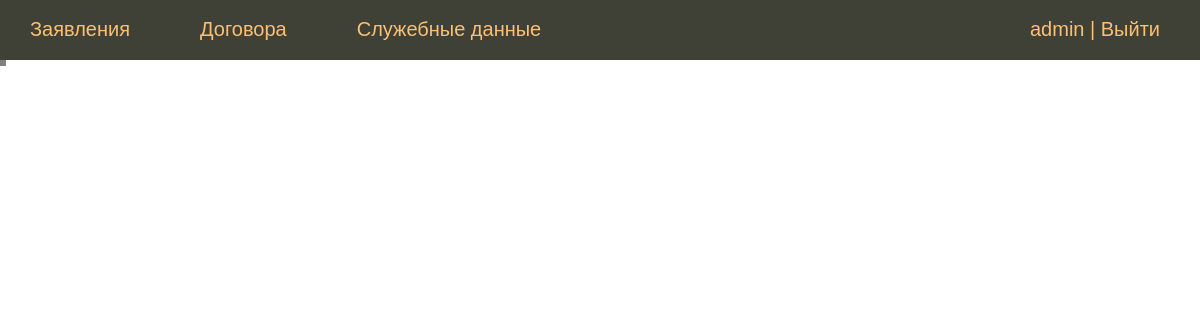
Before: /contracts/ (signed in) with the older database file.
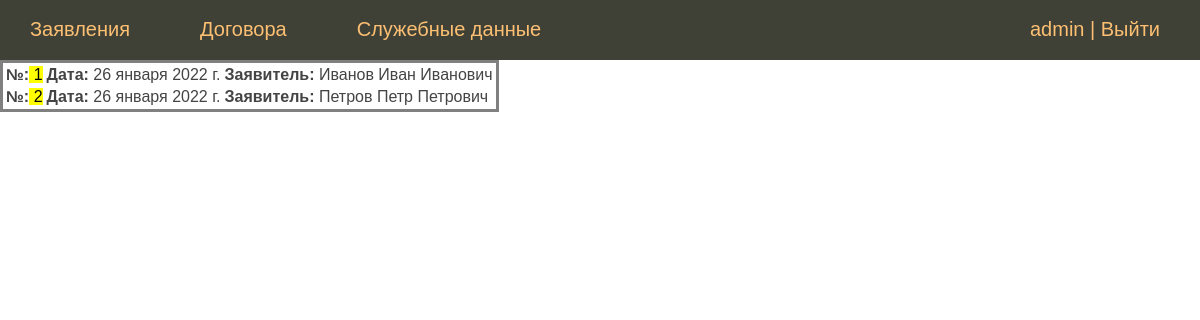
After: the same page with the newer database file.
### sobnushdi/models.py (models this page shows, shortened)
class Contract(models.Model):
    statement = models.ForeignKey(Statement, on_delete=models.CASCADE, verbose_name='Заявление')
    number_decree = models.CharField(max_length=7, verbose_name='номер распоряжения')
    date_decree = models.DateField(blank=True, null=True, verbose_name='дата распоряжения')
    number = models.CharField(max_length=7, blank=True, null=True, verbose_name='номер договора')
    date = models.DateField(blank=True, null=True, verbose_name='Дата договора')
    class Meta:
        verbose_name = 'Договор'
        verbose_name_plural = 'Договоры'

class Statement(models.Model):
    number_statement = models.PositiveSmallIntegerField(verbose_name='Номер заявления')
    date = models.DateField(blank=True, null=True, verbose_name='Дата заявления')
    address = models.ForeignKey(HeatedPremise, on_delete=models.SET_NULL,
                                null=True, verbose_name='Адрес отапливаемого помещения')
    person = models.ForeignKey(Person, on_delete=models.CASCADE, blank=True, null=True, verbose_name='Заявитель')
    class Meta:
        verbose_name = 'Заявление'
        verbose_name_plural = 'Заявления'

### person/models.py (models this page shows)
class Person(models.Model):
    second_name = models.CharField(max_length=50, verbose_name='Фамилия')
    first_name = models.CharField(max_length=50, verbose_name='Имя')
    patronymic = models.CharField(max_length=50, blank=True, null=True, verbose_name='Отчество')
    date_of_bird = models.DateField(blank=True, null=True, verbose_name='Дата рождения')
    phone_number = models.IntegerField(max_length=11, blank=True, null=True, verbose_name='Телефон')
    residence_address = models.OneToOneField(ResidenceAddress, on_delete=models.CASCADE,
                                             blank=True, null=True, verbose_name='Адрес проживания')
    passport = models.OneToOneField(Passport, on_delete=models.CASCADE,
                                    blank=True, null=True, verbose_name='паспортные данные')
    def __str__(self):
        a = str(self.second_name)+' '+str(self.first_name)+' '+str(self.patronymic)
        return a
    class Meta:
        verbose_name = 'ФИО'
        verbose_name_plural = 'ФИО'

### sobnushdi/views.py (the view)
# urls.py: path('contracts/', ContractsView.as_view(), name='contracts'),
class ContractsView(ListView):
    model = Contract
    template_name = 'sobnushdi/contract_list.html'
    context_object_name = 'contracts'
    fields = ['statement', 'number_decree', 'date_decree', 'number', 'date']
    paginate_by = 20
    def get_context_data(self, *, object_list=None, **kwargs):
        context = super().get_context_data(**kwargs)
        context['title'] = 'Договора'
        return context

### sobnushdi/templates/sobnushdi/contract_list.html
{% extends 'sobnushdi/base.html' %}
{% block content %}
{% if request.user.is_authenticated %}
<table>
{% for contract in contracts %}
    <tr>
        <td><b>№:</b><mark> {{ contract.number }}</mark></td>
        <td><b>Дата:</b> {{ contract.date }}</td>
        <td><b>Заявитель:</b> {{ contract.statement.person }}</td>
    </tr>
    {% endfor %}
</table>
{% else %}
<p>Авторизуйтесь</p>
 {% endif %}
{% endblock %}

### sobnushdi/templates/sobnushdi/base.html (shortened to what this page needs)
{% load static %}
<!DOCTYPE html>
    <html>
    <head>
        <link type="text/css" href="{% static 'les/css/styles.css' %}" rel="stylesheet" />
    </head>
    <body>
     {% block mainmenu %}
     <div class="header">
         <ul id="mainmenu" class="mainmenu">
             {% if request.user.is_authenticated %}
                <li><a href="{% url 'statements_list' %}">Заявления</a></li>
                <li><a href="{% url 'contracts' %}">Договора</a></li>
                <li><a href="#">Служебные данные</a></li>
                <li class="last">{{ user.username }} | <a href="{% url 'logout' %}">Выйти</a></li>
             {% else %}
                <div>
                    <li class="last">
                        <a href="{% url 'register' %}">Регистрация</a> | <a href="{% url 'login' %}">Войти</a>
                    </li>
                </div>
             {% endif %}
         </ul>
     </div>
     {% endblock %}
        {% block content  %}
        {% endblock %}
    </body>
    </html>

### person/static/les/css/styles.css (style rules this page uses)
html, body { font-family: 'Arial'; margin: 0; padding: 0; height: 100%; width: 100%; color: #444; }
a { color: #0059b2; text-decoration: none; }
.header { background: #3F4137; height: 60px; }
ul.mainmenu { list-style: none; margin: 0; padding: 0; height: 60px; color: #fdc073; font-size: 20px; overflow: hidden; }
ul.mainmenu li { float: left; margin: 18px 40px 0 30px; }
ul.mainmenu li.last { float: right; }
ul.mainmenu li a { color: #fdc073; text-decoration: none; }
table { border: 3px solid grey; }

Changed rows visible on the page:
added Contract: number "1", date "26 января 2022 г.", statement.person "Иванов Иван Иванович"
added Contract: number "2", date "26 января 2022 г.", statement.person "Петров Петр Петрович"
